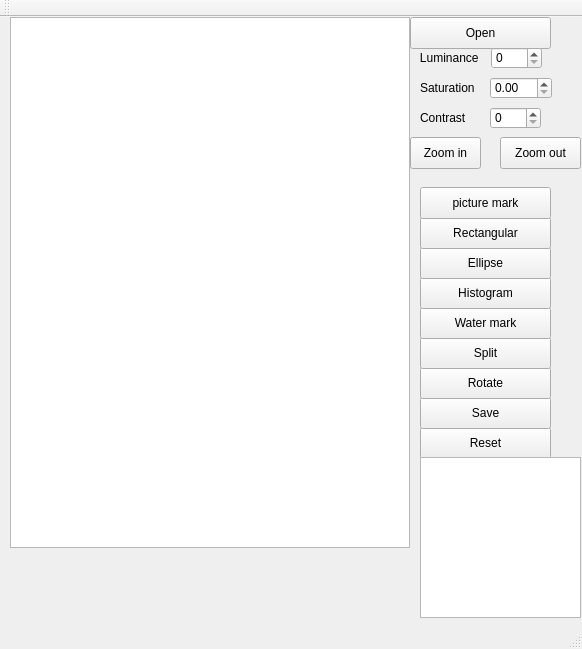
<?xml version="1.0" encoding="UTF-8"?>
<ui version="4.0">
 <class>Menu</class>
 <widget class="QMainWindow" name="Menu">
  <property name="geometry">
   <rect>
    <x>0</x>
    <y>0</y>
    <width>582</width>
    <height>649</height>
   </rect>
  </property>
  <property name="windowTitle">
   <string>Menu</string>
  </property>
  <widget class="QWidget" name="centralWidget">
   <widget class="QGraphicsView" name="graphics_view">
    <property name="geometry">
     <rect>
      <x>10</x>
      <y>0</y>
      <width>400</width>
      <height>531</height>
     </rect>
    </property>
   </widget>
   <widget class="QPushButton" name="open_image">
    <property name="geometry">
     <rect>
      <x>410</x>
      <y>0</y>
      <width>141</width>
      <height>32</height>
     </rect>
    </property>
    <property name="text">
     <string>Open</string>
    </property>
   </widget>
   <widget class="QLabel" name="lumin_label">
    <property name="geometry">
     <rect>
      <x>410</x>
      <y>30</y>
      <width>81</width>
      <height>21</height>
     </rect>
    </property>
    <property name="layoutDirection">
     <enum>Qt::LeftToRight</enum>
    </property>
    <property name="text">
     <string>   Luminance</string>
    </property>
   </widget>
   <widget class="QSpinBox" name="luminance_image">
    <property name="geometry">
     <rect>
      <x>491</x>
      <y>30</y>
      <width>51</width>
      <height>22</height>
     </rect>
    </property>
   </widget>
   <widget class="QLabel" name="saturate_label">
    <property name="geometry">
     <rect>
      <x>420</x>
      <y>60</y>
      <width>71</width>
      <height>21</height>
     </rect>
    </property>
    <property name="text">
     <string>Saturation</string>
    </property>
   </widget>
   <widget class="QDoubleSpinBox" name="saturation_image">
    <property name="geometry">
     <rect>
      <x>490</x>
      <y>60</y>
      <width>62</width>
      <height>22</height>
     </rect>
    </property>
   </widget>
   <widget class="QLabel" name="contrast">
    <property name="geometry">
     <rect>
      <x>420</x>
      <y>90</y>
      <width>71</width>
      <height>21</height>
     </rect>
    </property>
    <property name="text">
     <string>Contrast</string>
    </property>
   </widget>
   <widget class="QSpinBox" name="contrast_image">
    <property name="geometry">
     <rect>
      <x>490</x>
      <y>90</y>
      <width>51</width>
      <height>22</height>
     </rect>
    </property>
   </widget>
   <widget class="QPushButton" name="Reset">
    <property name="geometry">
     <rect>
      <x>420</x>
      <y>410</y>
      <width>131</width>
      <height>32</height>
     </rect>
    </property>
    <property name="text">
     <string>Reset</string>
    </property>
   </widget>
   <widget class="QPushButton" name="save_image">
    <property name="geometry">
     <rect>
      <x>420</x>
      <y>380</y>
      <width>131</width>
      <height>32</height>
     </rect>
    </property>
    <property name="text">
     <string>Save</string>
    </property>
   </widget>
   <widget class="QPushButton" name="rotate">
    <property name="geometry">
     <rect>
      <x>420</x>
      <y>350</y>
      <width>131</width>
      <height>32</height>
     </rect>
    </property>
    <property name="text">
     <string>Rotate</string>
    </property>
   </widget>
   <widget class="QPushButton" name="zoom_in_image">
    <property name="geometry">
     <rect>
      <x>410</x>
      <y>120</y>
      <width>71</width>
      <height>32</height>
     </rect>
    </property>
    <property name="text">
     <string>Zoom in</string>
    </property>
   </widget>
   <widget class="QPushButton" name="zoom_out_image">
    <property name="geometry">
     <rect>
      <x>500</x>
      <y>120</y>
      <width>81</width>
      <height>32</height>
     </rect>
    </property>
    <property name="text">
     <string>Zoom out</string>
    </property>
   </widget>
   <widget class="QPushButton" name="split_image">
    <property name="geometry">
     <rect>
      <x>420</x>
      <y>320</y>
      <width>131</width>
      <height>32</height>
     </rect>
    </property>
    <property name="text">
     <string>Split</string>
    </property>
   </widget>
   <widget class="QPushButton" name="Water_mark_image">
    <property name="geometry">
     <rect>
      <x>420</x>
      <y>290</y>
      <width>131</width>
      <height>32</height>
     </rect>
    </property>
    <property name="text">
     <string>Water mark</string>
    </property>
   </widget>
   <widget class="QPushButton" name="Histogram">
    <property name="geometry">
     <rect>
      <x>420</x>
      <y>260</y>
      <width>131</width>
      <height>32</height>
     </rect>
    </property>
    <property name="text">
     <string>Histogram</string>
    </property>
   </widget>
   <widget class="QGraphicsView" name="hist_view">
    <property name="geometry">
     <rect>
      <x>420</x>
      <y>440</y>
      <width>161</width>
      <height>161</height>
     </rect>
    </property>
   </widget>
   <widget class="QPushButton" name="ellipse">
    <property name="geometry">
     <rect>
      <x>420</x>
      <y>230</y>
      <width>131</width>
      <height>32</height>
     </rect>
    </property>
    <property name="text">
     <string>Ellipse</string>
    </property>
   </widget>
   <widget class="QPushButton" name="rectangular">
    <property name="geometry">
     <rect>
      <x>420</x>
      <y>200</y>
      <width>131</width>
      <height>32</height>
     </rect>
    </property>
    <property name="text">
     <string>Rectangular</string>
    </property>
   </widget>
   <widget class="QPushButton" name="picturemark">
    <property name="geometry">
     <rect>
      <x>420</x>
      <y>170</y>
      <width>131</width>
      <height>32</height>
     </rect>
    </property>
    <property name="text">
     <string>picture mark</string>
    </property>
   </widget>
  </widget>
  <widget class="QMenuBar" name="menuBar">
   <property name="geometry">
    <rect>
     <x>0</x>
     <y>0</y>
     <width>582</width>
     <height>26</height>
    </rect>
   </property>
  </widget>
  <widget class="QToolBar" name="mainToolBar">
   <attribute name="toolBarArea">
    <enum>TopToolBarArea</enum>
   </attribute>
   <attribute name="toolBarBreak">
    <bool>false</bool>
   </attribute>
  </widget>
  <widget class="QStatusBar" name="statusBar"/>
 </widget>
 <layoutdefault spacing="6" margin="11"/>
 <resources/>
 <connections/>
</ui>
